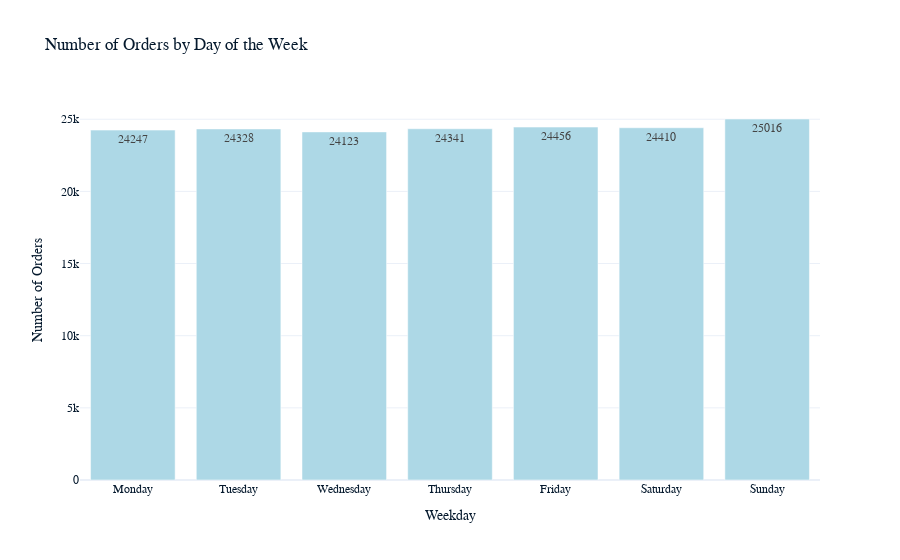

Notebook code for this chart:
### Code cell
#Daily analysis

daily_orders = (clean_data.groupBy("weekday").agg(F.count("order_id").alias("orders_number"))).toPandas()

daily_orders.head(10)


fig = px.bar(
    daily_orders,
    x="weekday",
    y="orders_number",
    title="Number of Orders by Day of the Week",
    labels={"weekday": "Day of the Week", "orders_number": "Number of Orders"},
     color_discrete_sequence=["lightblue"],
    text="orders_number"  # Annotate bars with the number of orders
)

# Customize the layout (optional)
fig.update_layout(
    xaxis_title="Weekday",
    yaxis_title="Number of Orders",
    xaxis=dict(categoryorder='array', categoryarray= ['Monday','Tuesday','Wednesday','Thursday','Friday','Saturday','Sunday']),
    uniformtext_minsize=8, uniformtext_mode='hide',  # Ensure text fits within the bars
)

# Show the plot
fig.show()

### Figure 1 — Plotly figure (JSON) as saved in the notebook; plotly's stock layout.template omitted (floating-point values rounded to 4 significant figures)
{"data": [{"alignmentgroup": "True", "hovertemplate": "Day of the Week=%{x}<br>Number of Orders=%{text}<extra></extra>", "legendgroup": "", "marker": {"color": "lightblue", "pattern": {"shape": ""}}, "name": "", "offsetgroup": "", "orientation": "v", "showlegend": false, "text": [24123, 24328, 24456, 24341, 24410, 24247, 25016], "textposition": "auto", "type": "bar", "x": ["Wednesday", "Tuesday", "Friday", "Thursday", "Saturday", "Monday", "Sunday"], "xaxis": "x", "y": [24123, 24328, 24456, 24341, 24410, 24247, 25016], "yaxis": "y"}], "layout": {"barmode": "relative", "legend": {"tracegroupgap": 0}, "title": {"text": "Number of Orders by Day of the Week"}, "uniformtext": {"minsize": 8, "mode": "hide"}, "xaxis": {"anchor": "y", "categoryarray": ["Monday", "Tuesday", "Wednesday", "Thursday", "Friday", "Saturday", "Sunday"], "categoryorder": "array", "domain": [0, 1], "title": {"text": "Weekday"}}, "yaxis": {"anchor": "x", "domain": [0, 1], "title": {"text": "Number of Orders"}}}}
